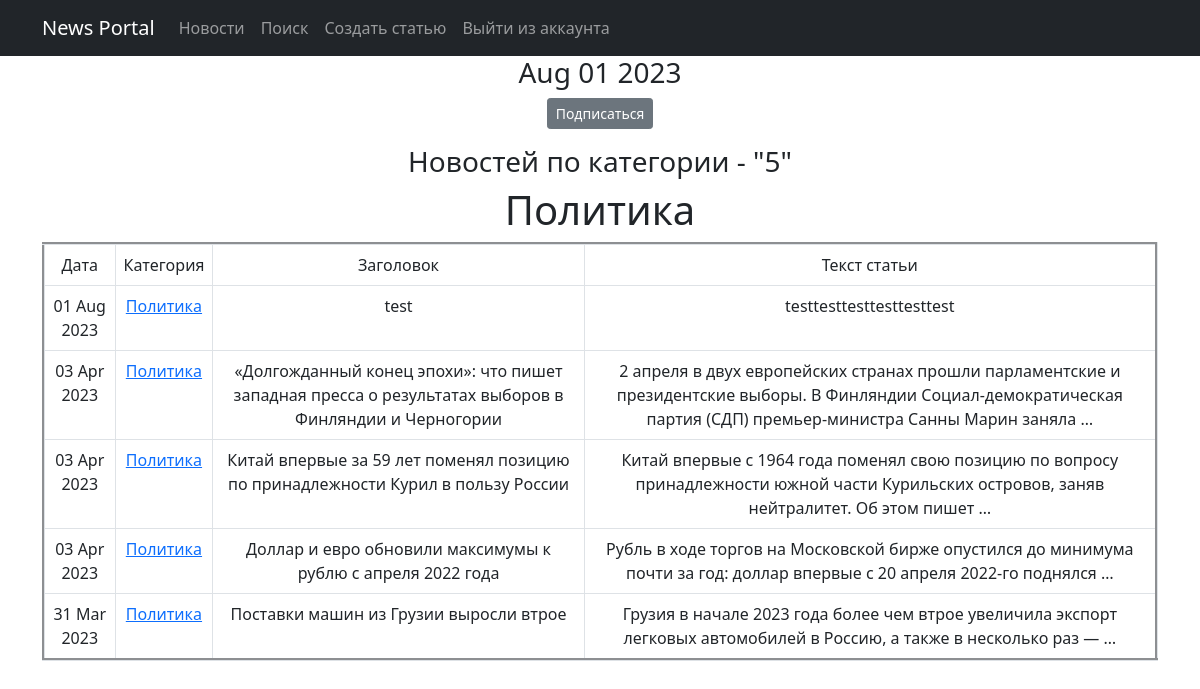
The app's page /news/categories/3, older data.
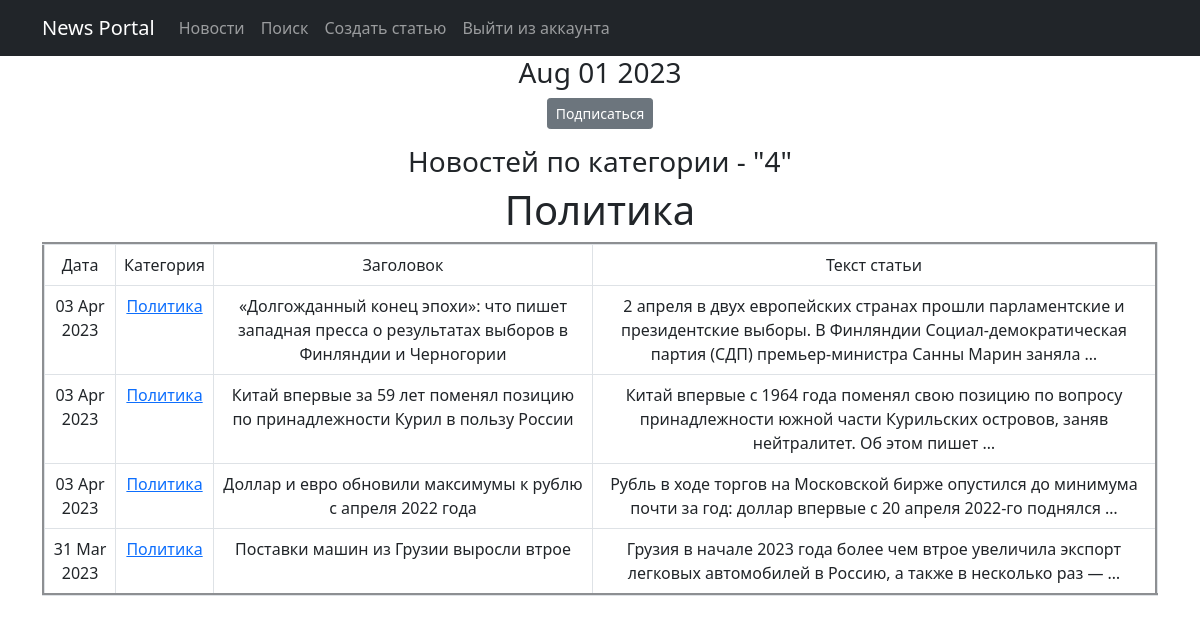
The same page, newer data.
### news/models.py (models this page shows, shortened)
class Post(models.Model):
    article = 'AR'
    news = 'NE'
    TYPES = [(article, 'Статья'),
             (news, 'Новость')
             ]
    title = models.CharField(max_length=255)
    text = models.TextField()
    time_created = models.DateTimeField(auto_now_add=True)
    type = models.CharField(max_length=2,
                            choices=TYPES,
                            default=news)
    post_rating = models.FloatField(default=0.0)
    post_author = models.ForeignKey(Author, on_delete=models.CASCADE)
    category = models.ManyToManyField(Category, through='PostCategory')

class Category(models.Model):
    category_name = models.CharField(max_length=255,
                                     unique=True)
    subscribers = models.ManyToManyField(User, related_name='categories', blank=True)
    def __str__(self):
        return self.category_name

### news/views.py (the view)
# urls.py: path('categories/<int:pk>', CategoryList.as_view(), name='category_list'),
class CategoryList(ListView):
    model = Post
    template_name = 'category_list.html'
    context_object_name = 'category_news_list'
    def get_queryset(self):
        self.category = get_object_or_404(Category, id=self.kwargs['pk'])
        queryset = Post.objects.filter(category=self.category).order_by('-time_created')
        return queryset
    def get_context_data(self, **kwargs):
        context = super().get_context_data(**kwargs)
        context['is_not_subscriber'] = self.request.user not in self.category.subscribers.all()
        context['category'] = self.category
        return context

### news/templatetags/custom_filters.py (called while the page is built)
@register.filter()
def censor(value):
    bad_words = ('редиска!', 'дурак', 'тупица', 'блин', 'оладушек', 'пипец')
    if not isinstance(value, str):
        raise TypeError(f"unresolved type '{type(value)}' expected  type 'str'")
    for i in value.split():
        if i.lower() in bad_words:
            value = value.replace(i, f"{i[0]}{'*' * (len(i) - 2)}{i[-1]}")
    return value

### news/templatetags/custom_tags.py (called while the page is built)
@register.simple_tag()
def current_time(format_string='%b %d %Y'):
   return datetime.utcnow().strftime(format_string)

### templates/category_list.html (shortened to what this page needs)
{% extends 'flatpages/default.html' %}
{% load custom_tags %}
{% load custom_filters %}
{% block content %}
<h3>{% current_time '%b %d %Y' %}</h3>
   {% if is_not_subscriber %}
        <p class="tex_center"><a href="{% url 'subscribe' category.id %}" class="btn btn-secondary btn-sm">Подписаться</a></p>
   {% else %}
        <p class="text-center"><a href="{% url 'unsubscribe' category.id %}" class="btn btn-secondary btn-sm">Отписаться</a></p>
   {% endif %}
<h3>Новостей по категории - "{{ category_news_list|length }}" </h3>
   <h1> {{ category }} </h1>
   {% if category %}
       <table class="table table-bordered" cellspacing="2" cellpadding="3" border="3" width="50%">
           <tr>
               <td>
                   Дата
               </td>
               <td>
                   Категория
               </td>
               <td>
                   Заголовок
               </td>
               <td>
                   Текст статьи
               </td>
           </tr>
           {% for post in category_news_list %}
           <tr>
               <td>{{ post.time_created|date:'d M Y' }}</td>
               <td>
                   <a href="{% url 'category_list' category.id %}">
                   {% for category in post.category.all %}
                        {{ category }}
                    {% endfor %}
                </a>
               </td>
               <td>{{ post.title|censor }}</td>
               <td>{{ post.text|truncatewords:20|censor }}</td>
           </tr>
           {% endfor %}
       </table>
   {% else %}
       <h2>Новостей нет!</h2>
   {% endif %}
{% endblock content %}

Row changes from the older to the newer data that the page shows:
removed Post: time_created "01 Aug 2023", title|censor "test", text|censor "testtesttesttesttesttest", Category (category_name "Политика")
Text that changed along with them:
{{ category_news_list|length }}: "5" → "4"
